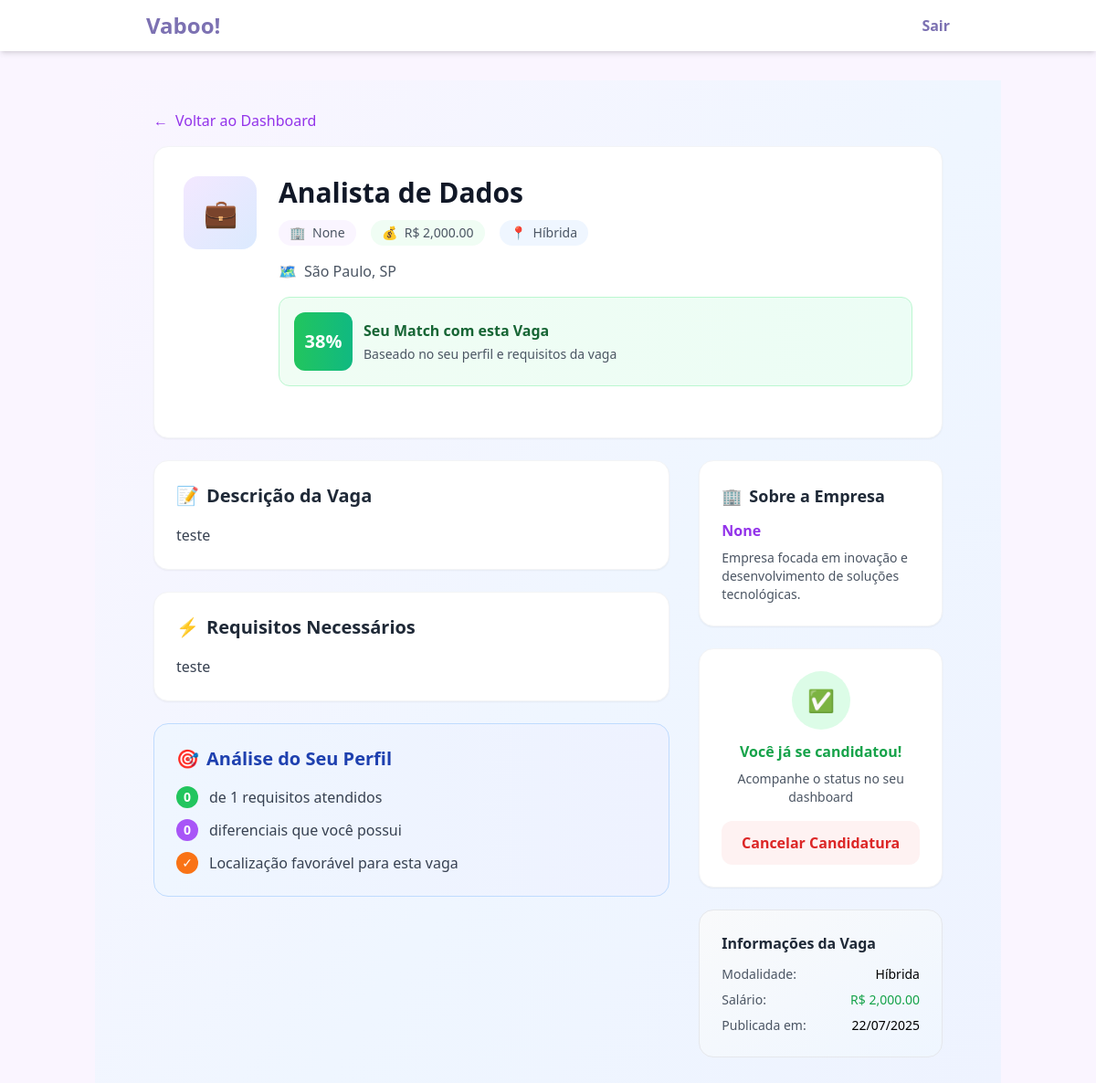
Screenshot of /vaga/6 (signed in) with the database file from the repository.
### tables this page shows
CREATE TABLE vagas (
            id INTEGER PRIMARY KEY AUTOINCREMENT,
            empresa_id INTEGER NOT NULL,
            titulo TEXT NOT NULL,
            descricao TEXT NOT NULL,
            requisitos TEXT NOT NULL,
            salario_oferecido REAL NOT NULL,
            data_criacao DATETIME DEFAULT CURRENT_TIMESTAMP, tipo_vaga TEXT DEFAULT "Presencial", endereco_vaga TEXT, status TEXT DEFAULT "Ativa", candidato_selecionado_id INTEGER, diferenciais TEXT, data_congelamento DATE, candidato_contratado_id INTEGER, data_contratacao DATETIME, ranking_contratacao INTEGER, categoria_id INTEGER REFERENCES categorias(id), urgencia_contratacao TEXT, data_congelamento_agendado DATE, localizacao_endereco TEXT, localizacao_cidade TEXT, localizacao_estado TEXT, localizacao_cep TEXT, usar_endereco_empresa BOOLEAN DEFAULT FALSE,
            FOREIGN KEY (empresa_id) REFERENCES empresas (id)
        );

CREATE TABLE candidaturas (
            id INTEGER PRIMARY KEY AUTOINCREMENT,
            candidato_id INTEGER NOT NULL,
            vaga_id INTEGER NOT NULL,
            score REAL NOT NULL,
            posicao INTEGER,
            data_candidatura DATETIME DEFAULT CURRENT_TIMESTAMP,
            FOREIGN KEY (candidato_id) REFERENCES candidatos (id),
            FOREIGN KEY (vaga_id) REFERENCES vagas (id)
        );

### app.py (the view)
@app.route('/vaga/<int:vaga_id>')
def detalhes_vaga(vaga_id):
    if 'candidato_id' not in session:
        return redirect(url_for('login_candidato'))
    conn = sqlite3.connect('recrutamento.db')
    cursor = conn.cursor()
    cursor.execute(
        '''
        SELECT v.*, e.nome as empresa_nome
        FROM vagas v
        JOIN empresas e ON v.empresa_id = e.id
        WHERE v.id = ? AND v.status = 'Ativa'
    ''', (vaga_id, ))
    vaga_data = cursor.fetchone()
    if not vaga_data:
        flash('Vaga não encontrada ou não está mais ativa', 'error')
        return redirect(url_for('dashboard_candidato'))
    cursor.execute(
        '''
        SELECT id, score FROM candidaturas
        WHERE candidato_id = ? AND vaga_id = ?
    ''', (session['candidato_id'], vaga_id))
    candidatura = cursor.fetchone()
    cursor.execute(
        '''
        SELECT texto_curriculo, endereco_completo, pretensao_salarial
        FROM candidatos WHERE id = ?
    ''', (session['candidato_id'], ))
    candidato_data = cursor.fetchone()
    conn.close()
    vaga = {
        'id':
        vaga_data[0],
        'titulo':
        vaga_data[2],
        'descricao':
        vaga_data[3],
        'requisitos':
        vaga_data[4],
        'salario_oferecido':
        vaga_data[5],
        'tipo_vaga':
        vaga_data[7] or 'Presencial',
        'endereco_vaga':
        vaga_data[8],
        'diferenciais':
        vaga_data[11],
        'data_criacao':
        datetime.strptime(vaga_data[6], '%Y-%m-%d %H:%M:%S')
        if vaga_data[6] else None
    }
    empresa = {'nome': vaga_data[12]}
    score = None
    feedback_performance = None
    if candidato_data:
        from avaliador import criar_avaliador
        avaliador = criar_avaliador(MODO_IA)
        score = candidatura[1] if candidatura else avaliador.calcular_score(
            candidato_data[0], vaga['requisitos'], candidato_data[2],
            vaga['salario_oferecido'], vaga['diferenciais'], candidato_data[1],
            vaga['endereco_vaga'], vaga['tipo_vaga'])
        feedback_performance = {
            'requisitos_atendidos':
            len([
                r for r in avaliador._extrair_palavras_chave(
                    vaga['requisitos'].lower())
                if r in candidato_data[0].lower()
            ]),
            'total_requisitos':
            len(avaliador._extrair_palavras_chave(vaga['requisitos'].lower())),
            'diferenciais_atendidos':
            len([
                d for d in avaliador._extrair_palavras_chave(
                    vaga['diferenciais'].lower(
                    ) if vaga['diferenciais'] else '')
                if d in candidato_data[0].lower()
            ]) if vaga['diferenciais'] else 0,
            'bonus_localizacao':
            bool(vaga['tipo_vaga'] in ['Presencial', 'Híbrida']
                 and candidato_data[1] and vaga['endereco_vaga'])
        }
    return render_template('detalhes_vaga.html',
                           vaga=vaga,
                           empresa=empresa,
                           score=score,
                           feedback_performance=feedback_performance,
                           ja_candidatado=bool(candidatura))

### avaliador/__init__.py (called while the page is built)
def criar_avaliador(modo_ia):
    if modo_ia == 'huggingface':
        return AvaliadorHuggingFace()
    else:
        return AvaliadorLocal()

### avaliador/avaliador_local.py (called while the page is built)
    def _extrair_palavras_chave(self, texto):
        import re
        palavras = re.findall(r'\b\w+\b', texto.lower())
        stopwords = {'a', 'o', 'e', 'de', 'da', 'do', 'em', 'um', 'uma', 'para', 'com', 'por', 'que', 'na', 'no'}
        palavras_filtradas = [p for p in palavras if len(p) > 2 and p not in stopwords]
        return palavras_filtradas

### templates/detalhes_vaga.html (shortened to what this page needs)
{% extends "base.html" %}
{% block content %}
<div class="min-h-screen bg-gradient-to-br from-purple-50 via-blue-50 to-indigo-50 py-8">
    <div class="max-w-4xl mx-auto px-4">
        <div class="mb-6">
            <a href="{{ url_for('dashboard_candidato') }}"
               class="inline-flex items-center gap-2 text-purple-600 hover:text-purple-700 font-medium mb-4 transition-colors">
                <span>←</span> Voltar ao Dashboard
            </a>
            <div class="bg-white rounded-2xl p-8 shadow-sm border border-gray-100">
                <div class="flex items-start gap-6">
                    <div class="w-20 h-20 bg-gradient-to-br from-purple-100 to-blue-100 rounded-2xl flex items-center justify-center flex-shrink-0">
                        <span class="text-3xl">💼</span>
                    </div>
                    <div class="flex-1">
                        <h1 class="text-3xl font-bold text-gray-900 mb-3">{{ vaga.titulo }}</h1>
                        <div class="flex flex-wrap gap-4 text-sm text-gray-600 mb-4">
                            <span class="flex items-center gap-2 bg-purple-50 px-3 py-1 rounded-full">
                                <span>🏢</span> {{ empresa.nome }}
                            </span>
                            <span class="flex items-center gap-2 bg-green-50 px-3 py-1 rounded-full">
                                <span>💰</span> R$ {{ "{:,.2f}".format(vaga.salario_oferecido) }}
                            </span>
                            <span class="flex items-center gap-2 bg-blue-50 px-3 py-1 rounded-full">
                                <span>📍</span> {{ vaga.tipo_vaga }}
                            </span>
                        </div>
                        {% if vaga.endereco_vaga and vaga.tipo_vaga in ['Presencial', 'Híbrida'] %}
                        <div class="flex items-center gap-2 text-gray-600 mb-4">
                            <span>🗺️</span>
                            <span>{{ vaga.endereco_vaga }}</span>
                        </div>
                        {% endif %}
                        {% if score %}
                        <div class="bg-gradient-to-r from-green-50 to-emerald-50 rounded-xl p-4 border border-green-200 mb-6">
                            <div class="flex items-center gap-3">
                                <div class="w-16 h-16 bg-gradient-to-r from-green-500 to-emerald-500 text-white rounded-xl flex items-center justify-center">
                                    <span class="text-xl font-bold">{{ "%.0f"|format(score) }}%</span>
                                </div>
                                <div>
                                    <h3 class="font-bold text-green-800 mb-1">Seu Match com esta Vaga</h3>
                                    <p class="text-sm text-gray-600">
                                        Baseado no seu perfil e requisitos da vaga
                                    </p>
                                </div>
                            </div>
                        </div>
                        {% endif %}
                    </div>
                </div>
            </div>
        </div>
        <div class="grid gap-8 lg:grid-cols-3">
            <div class="lg:col-span-2 space-y-6">
                <div class="bg-white rounded-2xl p-6 shadow-sm border border-gray-100">
                    <h2 class="text-xl font-bold text-gray-800 mb-4 flex items-center gap-2">
                        <span>📝</span> Descrição da Vaga
                    </h2>
                    <div class="text-gray-700 leading-relaxed whitespace-pre-wrap">{{ vaga.descricao }}</div>
                </div>
                <div class="bg-white rounded-2xl p-6 shadow-sm border border-gray-100">
                    <h2 class="text-xl font-bold text-gray-800 mb-4 flex items-center gap-2">
                        <span>⚡</span> Requisitos Necessários
                    </h2>
                    <div class="text-gray-700 leading-relaxed whitespace-pre-wrap">{{ vaga.requisitos }}</div>
                </div>
                {% if feedback_performance %}
                <div class="bg-gradient-to-r from-blue-50 to-indigo-50 rounded-2xl p-6 border border-blue-200">
                    <h2 class="text-xl font-bold text-blue-800 mb-4 flex items-center gap-2">
                        <span>🎯</span> Análise do Seu Perfil
                    </h2>
                    <div class="space-y-3">
                        <div class="flex items-center gap-3">
                            <span class="w-6 h-6 bg-green-500 text-white rounded-full flex items-center justify-center text-sm font-bold">
                                {{ feedback_performance.requisitos_atendidos }}
                            </span>
                            <span class="text-gray-700">de {{ feedback_performance.total_requisitos }} requisitos atendidos</span>
                        </div>
                        <div class="flex items-center gap-3">
                            <span class="w-6 h-6 bg-purple-500 text-white rounded-full flex items-center justify-center text-sm font-bold">
                                {{ feedback_performance.diferenciais_atendidos }}
                            </span>
                            <span class="text-gray-700">diferenciais que você possui</span>
                        </div>
                        {% if feedback_performance.bonus_localizacao %}
                        <div class="flex items-center gap-3">
                            <span class="w-6 h-6 bg-orange-500 text-white rounded-full flex items-center justify-center text-sm">
                                ✓
                            </span>
                            <span class="text-gray-700">Localização favorável para esta vaga</span>
                        </div>
                        {% endif %}
                    </div>
                </div>
                {% endif %}
            </div>
            <div class="space-y-6">
                <div class="bg-white rounded-2xl p-6 shadow-sm border border-gray-100">
                    <h3 class="text-lg font-bold text-gray-800 mb-3 flex items-center gap-2">
                        <span>🏢</span> Sobre a Empresa
                    </h3>
                    <div class="text-gray-700">
                        <p class="font-semibold text-purple-600 mb-2">{{ empresa.nome }}</p>
                        <p class="text-sm text-gray-600">
                            Empresa focada em inovação e desenvolvimento de soluções tecnológicas.
                        </p>
                    </div>
                </div>
                <div class="bg-white rounded-2xl p-6 shadow-sm border border-gray-100 space-y-4">
                    {% if ja_candidatado %}
                        <div class="text-center">
                            <div class="w-16 h-16 bg-green-100 rounded-full mx-auto mb-3 flex items-center justify-center">
                                <span class="text-2xl">✅</span>
                            </div>
                            <p class="font-semibold text-green-600 mb-2">Você já se candidatou!</p>
                            <p class="text-sm text-gray-600 mb-4">Acompanhe o status no seu dashboard</p>
                            <button onclick="cancelarCandidatura({{ vaga.id }})"
                                    class="w-full bg-red-50 hover:bg-red-500 text-red-600 hover:text-white py-3 px-4 rounded-xl font-semibold transition-all duration-300">
                                Cancelar Candidatura
                            </button>
                        </div>
                    {% endif %}
                </div>
                <div class="bg-gradient-to-br from-gray-50 to-blue-50 rounded-2xl p-6 border border-gray-200">
                    <h4 class="font-semibold text-gray-800 mb-3">Informações da Vaga</h4>
                    <div class="space-y-2 text-sm">
                        <div class="flex justify-between">
                            <span class="text-gray-600">Modalidade:</span>
                            <span class="font-medium">{{ vaga.tipo_vaga }}</span>
                        </div>
                        <div class="flex justify-between">
                            <span class="text-gray-600">Salário:</span>
                            <span class="font-medium text-green-600">R$ {{ "{:,.2f}".format(vaga.salario_oferecido) }}</span>
                        </div>
                        <div class="flex justify-between">
                            <span class="text-gray-600">Publicada em:</span>
                            <span class="font-medium">{{ vaga.data_criacao.strftime('%d/%m/%Y') if vaga.data_criacao else 'N/A' }}</span>
                        </div>
                    </div>
                </div>
            </div>
        </div>
    </div>
</div>
{% endblock %}

### rows the page displays
vagas: titulo "Analista de Dados", salario_oferecido "2,000.00", tipo_vaga "Híbrida", endereco_vaga "São Paulo, SP", descricao "teste", requisitos "teste"
candidaturas: score "38"

### other values shown
{{ empresa.nome }} "None"
{{ feedback_performance.requisitos_atendidos }} "0"
{{ feedback_performance.total_requisitos }} "1"
{{ feedback_performance.diferenciais_atendidos }} "0"
{{ vaga.data_criacao.strftime('%d/%m/%Y') if vaga.data_criacao else 'N/A' }} "22/07/2025"
